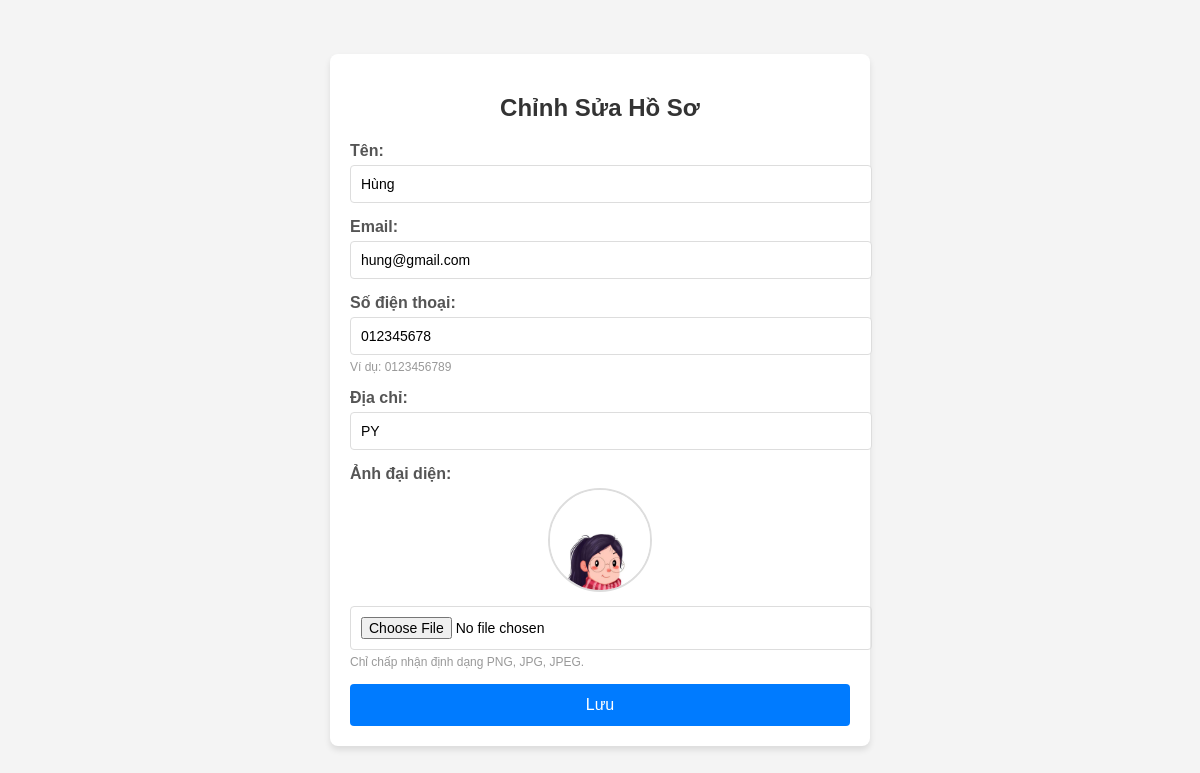
Page /edit_profile.php (signed in) on the committed database.
### tables this page shows
CREATE TABLE IF NOT EXISTS `KH` (
  `MA_KH` int NOT NULL AUTO_INCREMENT,
  `TEN_KH` varchar(50) NOT NULL,
  `EMAIL` varchar(50) NOT NULL,
  `MATKHAU` varchar(255) NOT NULL,
  `DIACHI` varchar(100) DEFAULT NULL,
  `DIENTHOAI` varchar(10) DEFAULT NULL,
  `AVATAR` varchar(500) DEFAULT NULL,
  `TRANGTHAI` varchar(10) DEFAULT NULL,
  PRIMARY KEY (`MA_KH`)
);

### admin/includes/database.php (called while the page is built, shortened)
<?php
    class MyConnect {
        private $conn;
        public function __construct() {
            $this->host = "localhost";
            $this->user = "root";
            $this->passwd = "";
            $this->database = "clothingshop";
            $this->conn = new mysqli($this->host,$this->user,$this->passwd,$this->database);
        }
        public function isConnected() {
            return true;
        }
        public function query($query) {
            if($this->isConnected()) {
                $tableData = mysqli_query($this->conn,$query);
                return $tableData;
            }
        }
    }
?>

### edit_profile.php (the view, shortened to what this page needs)
<?php
include("admin/includes/database.php");
$MyConn = new MyConnect();
$userId = $_SESSION['user_id'];
$query = "SELECT * FROM KH WHERE MA_KH = $userId";
$result = $MyConn->query($query);
if ($result->num_rows > 0) {
    $user = $result->fetch_assoc();
} else {
    echo "Không tìm thấy thông tin người dùng!";
    exit;
}
?>
<!DOCTYPE html>
<html lang="vi">
<head>
</head>
<body>
    <div class="container">
        <h2>Chỉnh Sửa Hồ Sơ</h2>
        <form action="process_profile.php" method="POST" enctype="multipart/form-data">
            <div class="form-group">
                <label for="name">Tên:</label>
                <input type="text" id="name" name="name" value="<?php echo htmlspecialchars($user['TEN_KH']); ?>" required>
            </div>
            <div class="form-group">
                <label for="email">Email:</label>
                <input type="email" id="email" name="email" value="<?php echo htmlspecialchars($user['EMAIL']); ?>" required>
            </div>
            <div class="form-group">
                <label for="phone">Số điện thoại:</label>
                <input type="tel" id="phone" name="phone" pattern="[0-9]{10}" value="<?php echo htmlspecialchars($user['DIENTHOAI']); ?>" required>
                <small>Ví dụ: 0123456789</small>
            </div>
            <div class="form-group">
                <label for="address">Địa chỉ:</label>
                <input type="text" id="address" name="address" value="<?php echo htmlspecialchars($user['DIACHI']); ?>" required>
            </div>
            <div class="form-group">
                <label for="image">Ảnh đại diện:</label>
                <?php if (!empty($user['AVATAR'])): ?>
                    <div style="text-align: center; margin-bottom: 10px;">
                        <img src="<?php echo htmlspecialchars($user['AVATAR']); ?>" alt="Ảnh đại diện">
                    </div>
                <?php endif; ?>
                <input type="file" id="image" name="image" accept="image/png, image/jpeg, image/jpg">
                <small>Chỉ chấp nhận định dạng PNG, JPG, JPEG.</small>
            </div>
            <button type="submit">Lưu</button>
        </form>
    </div>
</body>
</html>

### edit_profile.php (style rules this page uses)
body { font-family: 'Arial', sans-serif; background-color: #f4f4f4; margin: 0; padding: 0; display: flex; justify-content: center; align-items: center; height: 100vh; }
.container { background: #fff; width: 100%; max-width: 500px; padding: 20px; border-radius: 8px; box-shadow: 0 4px 6px rgba(0, 0, 0, 0.1); }
h2 { text-align: center; margin-bottom: 20px; color: #333; }
.form-group { margin-bottom: 15px; }
label { display: block; font-weight: 600; margin-bottom: 5px; color: #555; }
input[type="text"], input[type="email"], input[type="tel"], input[type="file"] { width: 100%; padding: 10px; border: 1px solid #ddd; border-radius: 4px; font-size: 14px; }
button { width: 100%; padding: 12px; background-color: #007BFF; color: white; font-size: 16px; border: none; border-radius: 4px; cursor: pointer; }
small { display: block; margin-top: 5px; color: #999; font-size: 12px; }
img { width: 100px; height: 100px; object-fit: cover; border-radius: 50%; border: 2px solid #ddd; }

### rows in the picture
kh: name "Hùng", email "hung@gmail.com", phone "012345678", address "PY", AVATAR (picture)
